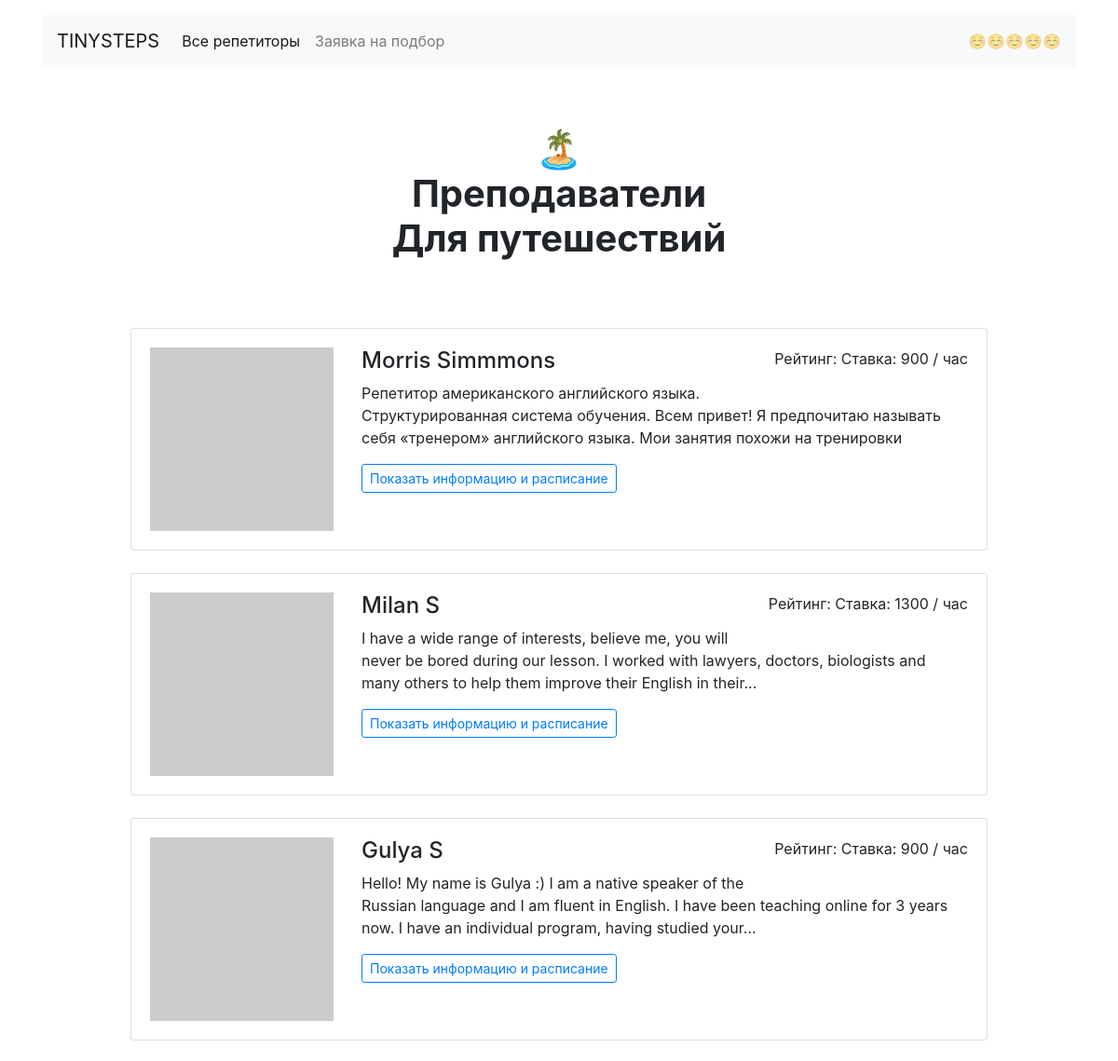
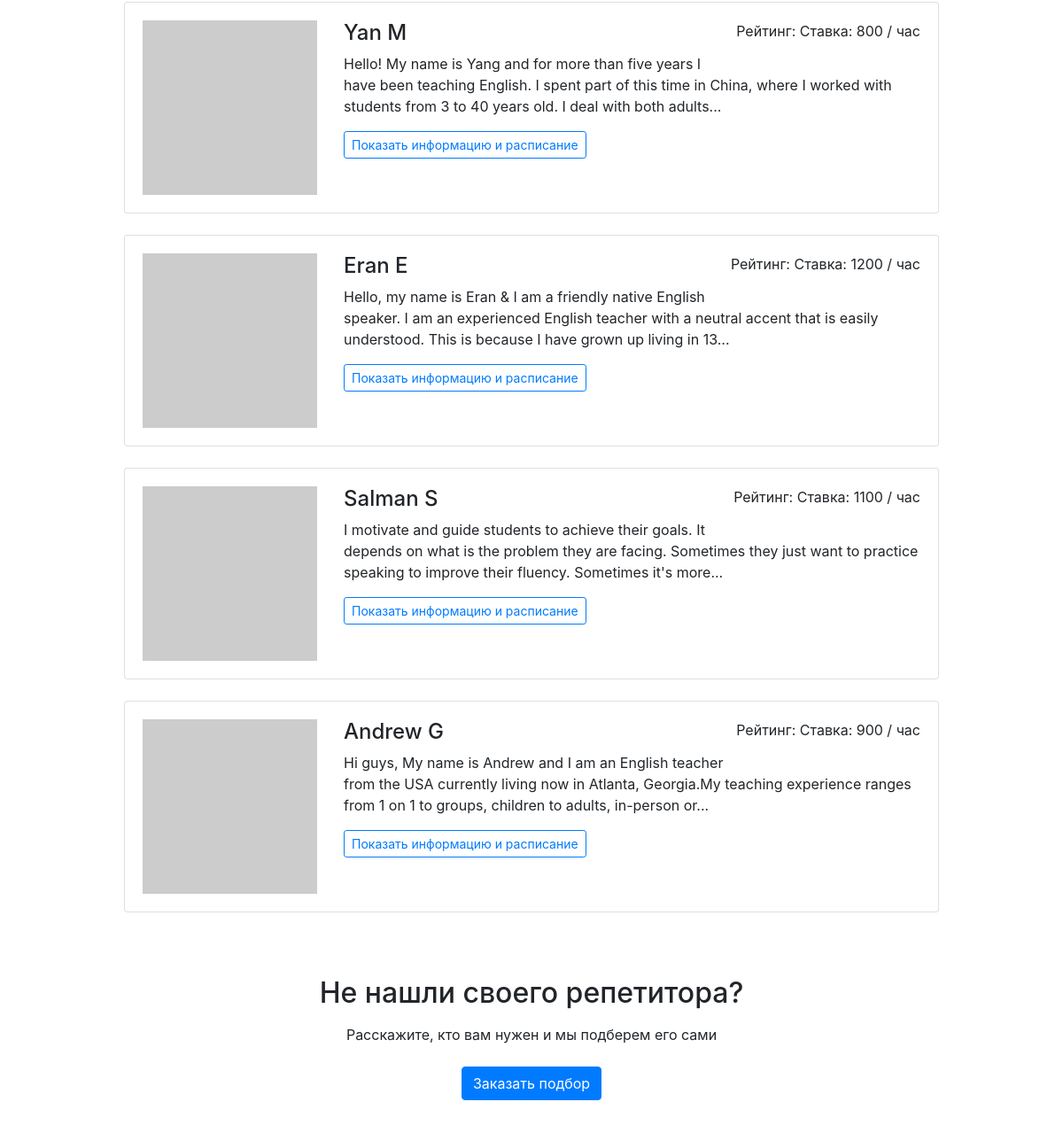
Page /goals/travel/ on the committed database (2 pictures, top to bottom).
### app.py (models this page shows)
class Teacher(db.Model):
    __tablename__ = "teachers"
    id = db.Column(db.Integer, primary_key=True)
    name = db.Column(db.String(100))
    about = db.Column(db.String)
    rating = db.Column(db.Float)
    picture =db.Column(db.String)
    price = db.Column(db.Integer)
    goals = db.Column(db.String)
    free = db.Column(db.String)
    bookings = db.relationship("Booking", back_populates="clientTeacher")

### app.py (the view)
@app.route('/goals/<goal_id>/')
def goals(goal_id):
    if goal_id in GOALS_DATA:
        teachers = db.session.query(Teacher).filter(Teacher.goals.contains(goal_id))
        return render_template('goal.html', goal=GOALS_DATA[goal_id],
                                teachers=teachers    #filter(lambda row: goal_id in row['goals'], teachers)
                                )
    else:
        teachers = db.session.query(Teacher).all()
        return render_template('goal.html', goal="", teachers=teachers)

### templates/goal.html
{% extends 'base.html' %}
{% block container %}
    <h1 class="h1 text-center w-50 mx-auto mt-1 py-5 mb-4">
      <strong>
        {% if goal != "" %}
          {{ goal.icon }}<br />Преподаватели <br> {{ goal.value }}
        {% else %}
          <br />Все преподаватели <br>
        {% endif %}
      </strong>
    </h1>
    <div class="row">
      <div class="col-12 col-lg-10 offset-lg-1 m-auto">
        {% for teacher in teachers %}
          {% include 'teacher_minicard.html' %}
        {% endfor %}
      </div>
    </div>
    <h2 class="text-center mt-5 mb-3">Не нашли своего репетитора?</h2>
    <p class="text-center mb-4">Расскажите, кто вам нужен и мы подберем его сами</p>
    <div class="text-center pb-5">
        <a href="/search/" class="btn btn-primary">Заказать подбор</a>
    </div>
{% endblock %}

### templates/teacher_minicard.html
<div class="card mb-4">
  <div class="card-body">
    <div class="row">
      <div class="col-3"><img src="{{ teacher.picture }}" class="img-fluid" alt="{{ teacher.name }}"></div>
      <div class="col-9">
        <p class="float-right">Рейтинг: {{ teacher.raiting }} Ставка: {{ teacher.price }} / час</p>
        <h2 class="h4">{{ teacher.name }}</h2>
        <p>{{ teacher.about|truncate(200) }}</p>
        <a href="/profile/{{ teacher.id }}" class="btn btn-outline-primary btn-sm mr-3 mb-2">Показать информацию и расписание</a>
      </div>
    </div>
  </div>
</div>

### rows in the picture
Teacher: price "900", name "Morris Simmmons", about "Репетитор американского английского языка. Структурированная система обучения. Всем привет! Я предпочитаю называть себя «тренером» английского языка. Мои занятия похожи на тренировки"
Teacher: price "1300", name "Milan S", about "I have a wide range of interests, believe me, you will never be bored during our lesson. I worked with lawyers, doctors, biologists and many others to help them improve their English in their..."
Teacher: price "900", name "Gulya S", about "Hello! My name is Gulya :) I am a native speaker of the Russian language and I am fluent in English. I have been teaching online for 3 years now. I have an individual program, having studied your..."
Teacher: price "800", name "Yan M", about "Hello! My name is Yang and for more than five years I have been teaching English. I spent part of this time in China, where I worked with students from 3 to 40 years old. I deal with both adults..."
Teacher: price "1200", name "Eran E", about "Hello, my name is Eran & I am a friendly native English speaker. I am an experienced English teacher with a neutral accent that is easily understood. This is because I have grown up living in 13..."
Teacher: price "1100", name "Salman S", about "I motivate and guide students to achieve their goals. It depends on what is the problem they are facing. Sometimes they just want to practice speaking to improve their fluency. Sometimes it's more..."
Teacher: price "900", name "Andrew G", about "Hi guys, My name is Andrew and I am an English teacher from the USA currently living now in Atlanta, Georgia.My teaching experience ranges from 1 on 1 to groups, children to adults, in-person or..."

### other values in the picture
{{ goal.icon }} "🏝"
{{ goal.value }} "Для путешествий"
